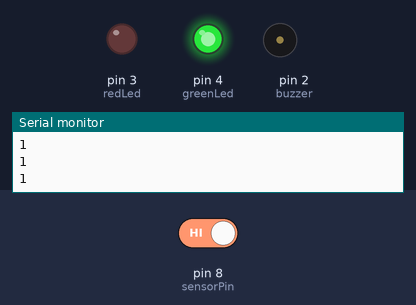
Recording of a sketch running on a simulated Arduino Uno, built with avr-gcc and run on an emulated ATmega328P. On the bench: output pins drawn as LEDs (lit = HIGH), buzzer (waves = sounding), the last lines printed to the serial monitor. The test bench sets the inputs (shaded band); at power-on: pin 8 (sensorPin) HIGH.

Above: at 4.2 s.
4.3 s: pin 8 (sensorPin) driven LOW
At 4.8 s:
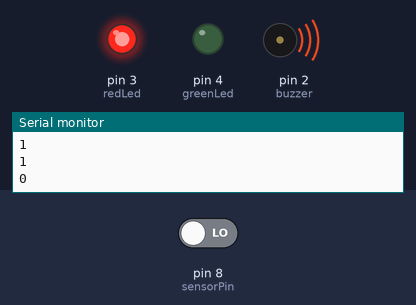
6.0 s: pin 8 (sensorPin) driven HIGH
At 7.1 s:
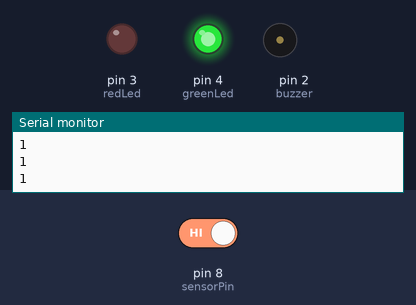
Timing chart, 0 to 9.0 s (numbered marks = the images above; inputs shaded):
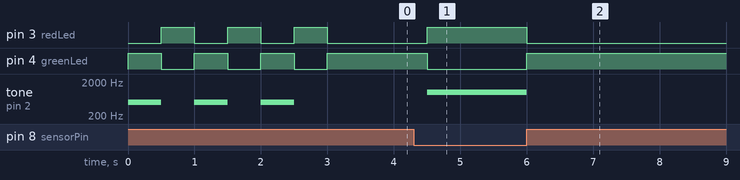

Measured:
- after the input at 4.3 s, pin 3 (redLed): LOW → HIGH after 0.20 s; pin 4 (greenLed): HIGH → LOW after 0.20 s; tone on pin 2 (buzzer): silent → 1000 Hz after 0.20 s
- after the input at 6.0 s, pin 3 (redLed): HIGH → LOW at once; pin 4 (greenLed): LOW → HIGH at once; tone on pin 2 (buzzer): 1000 Hz → silent at once
- by itself, pin 3 (redLed): alternates HIGH for 0.50 s and LOW for 0.50 s, 5 changes in all, then stays LOW
- by itself, pin 4 (greenLed): alternates HIGH for 0.50 s and LOW for 0.50 s, 6 changes in all, then stays HIGH

The sketch:

Flame_Detector.ino
```cpp
/* Flame Detector With Arduino

   GitHub URL - https://github.com/narayanvyas/IoT-workshop

   Components
   ----------
    - Arduino Uno R3
    - Flame Sensor
    - Two LEDs
    - Two 220 Ohm Resistors
    - A Buzzer
    - PCB / Breadboard
    - Wires

   Connections
   -----------
        Break out          |     Arduino Uno
   --------------------------------------------
        Flame Sensor VCC   |        5V
        Flame Sensor GND   |        GND
        Flame Sensor Pin   |        8
        Buzzer GND         |        GND
        Buzzer OUT         |        2
        Red LED OUT        |        3
        Green LED OUT      |        4

     Also connect LEDs two 220 Ohm Resistors.

         ----/\/\/\/\----(LED |)----GND
*/

/* Method Documentation

  setup - The setup() function is called when a sketch starts. Use it to initialize variables, pin modes, start using libraries, etc.
          The setup() function will only run once, after each powerup or reset of the Arduino board.

  loop - After creating a setup() function, which initializes and sets the initial values, the loop() function does precisely what its name suggests, and loops consecutively, allowing your program to change and respond.

  Serial.begin(9600) - Sets the data rate in bits per second (baud) for serial data transmission, default is 9600

  Serial.print - Prints data to serial monitor

  Serial.println - Prints data to serial monitor on next line

  pinMode - Configures the specified pin to behave either as an input or an output. It takes two arguments
            First arguments tells the name of pin, and second argument tells the type of pin, either INPUT or OUTPUT

  digitalWrite - Write a HIGH or a LOW value to a digital pin. It takes two arguments
                 First arguments tells the name of pin, and second argument tells the state of pin, either HIGH or LOW

  analogWrite - Writes an analog value to a pin. It takes only one argument which is name of pin.

  digitalRead - Reads the value from a specified digital pin, either HIGH or LOW. It takes only one argument which is name of pin.

  analogRead - Reads the value from the specified analog pin. It takes only one argument which is name of pin.

  tone - Generates a square wave of the specified frequency (and 50% duty cycle) on a pin. A duration can be specified, otherwise the wave continues until a call to noTone(). The pin can be connected to a piezo buzzer or other speaker to play tones.
         syntax 1 - tone(pin, frequency)
         syntax 2 - tone(pin, frequency, duration)
  noTone - Stops the generation of a square wave triggered by tone(). Has no effect if no tone is being generated.
           It takes only one argument which is name

  delay - Pauses the program for the amount of time (in milliseconds) specified as parameter. (There are 1000 milliseconds in a second.)
*/

int sensorPin = 8;    // Variable to control Flame Sensor (Data will be received in Digital Form)
int buzzer = 2;
int redLed = 3;
int greenLed = 4;
int sensorValue;

void setup() {
  Serial.begin(9600);  // Initializing Serial Monitor

  // Setting up pin modes
  pinMode(sensorPin, INPUT); // Setting sensor as Input Device
  pinMode(buzzer, OUTPUT);  // Setting buzzer as Output Device
  pinMode(greenLed, OUTPUT);
  pinMode(redLed, OUTPUT);

  lightShow();  // Calling the lightshow method, which will turn leds on and off while starting the device
}

void loop() {
  sensorValue = digitalRead(sensorPin);  // Reading the sensor value
  Serial.println(sensorValue);  // Printing the sensor value to Serial Monnito

  if (sensorValue == 0)
  {
    tone(buzzer, 1000); // Turning Buzzer on with frequency of 1000
    digitalWrite(redLed, HIGH); // Turning LED On
    digitalWrite(greenLed, LOW);  // Turning LED Off

  }
  else
  {
    noTone(buzzer); // Turning off the Buzzer
    digitalWrite(redLed, LOW);
    digitalWrite(greenLed, HIGH);

  }
  delay(500);
}

void lightShow() {
  digitalWrite(redLed, LOW);
  digitalWrite(greenLed, HIGH);
  tone(buzzer, 500);
  delay(500);
  digitalWrite(redLed, HIGH);
  digitalWrite(greenLed, LOW);
  noTone(buzzer);
  delay(500);
  digitalWrite(redLed, LOW);
  digitalWrite(greenLed, HIGH);
  tone(buzzer, 500);
  delay(500);
  digitalWrite(redLed, HIGH);
  digitalWrite(greenLed, LOW);
  noTone(buzzer);
  delay(500);
  digitalWrite(redLed, LOW);
  digitalWrite(greenLed, HIGH);
  tone(buzzer, 500);
  delay(500);
  digitalWrite(redLed, HIGH);
  digitalWrite(greenLed, LOW);
  noTone(buzzer);
  delay(500);
}
```
